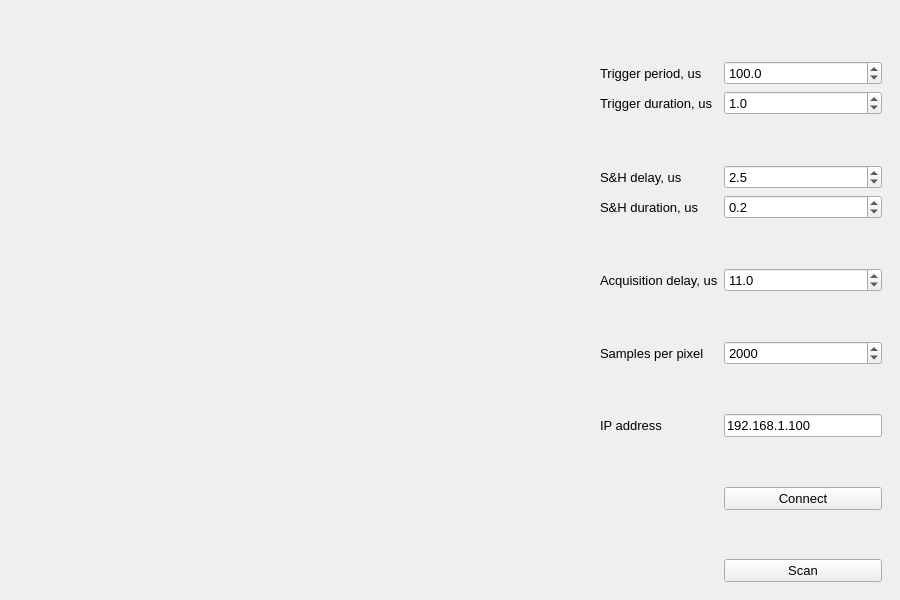
<?xml version="1.0" encoding="UTF-8"?>
<ui version="4.0">
 <class>Scanner</class>
 <widget class="QMainWindow" name="Scanner">
  <property name="geometry">
   <rect>
    <x>0</x>
    <y>0</y>
    <width>900</width>
    <height>600</height>
   </rect>
  </property>
  <property name="windowTitle">
   <string>Scanner</string>
  </property>
  <widget class="QWidget" name="centralWidget">
   <property name="minimumSize">
    <size>
     <width>800</width>
     <height>600</height>
    </size>
   </property>
   <layout class="QHBoxLayout" name="horizontalLayout">
    <item>
     <widget class="QWidget" name="plotWidget" native="true">
      <property name="sizePolicy">
       <sizepolicy hsizetype="Expanding" vsizetype="Preferred">
        <horstretch>0</horstretch>
        <verstretch>0</verstretch>
       </sizepolicy>
      </property>
      <property name="minimumSize">
       <size>
        <width>0</width>
        <height>0</height>
       </size>
      </property>
      <layout class="QVBoxLayout" name="plotLayout"/>
     </widget>
    </item>
    <item>
     <widget class="QWidget" name="controlWidget" native="true">
      <property name="sizePolicy">
       <sizepolicy hsizetype="Maximum" vsizetype="Preferred">
        <horstretch>0</horstretch>
        <verstretch>0</verstretch>
       </sizepolicy>
      </property>
      <property name="minimumSize">
       <size>
        <width>300</width>
        <height>0</height>
       </size>
      </property>
      <property name="font">
       <font>
        <pointsize>10</pointsize>
       </font>
      </property>
      <layout class="QFormLayout" name="formLayout">
       <property name="fieldGrowthPolicy">
        <enum>QFormLayout::AllNonFixedFieldsGrow</enum>
       </property>
       <item row="0" column="1">
        <spacer name="spacer_0">
         <property name="orientation">
          <enum>Qt::Vertical</enum>
         </property>
         <property name="sizeHint" stdset="0">
          <size>
           <width>20</width>
           <height>40</height>
          </size>
         </property>
        </spacer>
       </item>
       <item row="1" column="0">
        <widget class="QLabel" name="periodLabel">
         <property name="text">
          <string>Trigger period, us</string>
         </property>
        </widget>
       </item>
       <item row="1" column="1">
        <widget class="QDoubleSpinBox" name="periodValue">
         <property name="decimals">
          <number>1</number>
         </property>
         <property name="minimum">
          <double>2.000000000000000</double>
         </property>
         <property name="maximum">
          <double>1000.000000000000000</double>
         </property>
         <property name="singleStep">
          <double>0.100000000000000</double>
         </property>
         <property name="value">
          <double>100.000000000000000</double>
         </property>
        </widget>
       </item>
       <item row="3" column="1">
        <spacer name="spacer_1">
         <property name="orientation">
          <enum>Qt::Vertical</enum>
         </property>
         <property name="sizeHint" stdset="0">
          <size>
           <width>20</width>
           <height>40</height>
          </size>
         </property>
        </spacer>
       </item>
       <item row="4" column="0">
        <widget class="QLabel" name="shdelayLabel">
         <property name="text">
          <string>S&amp;H delay, us</string>
         </property>
        </widget>
       </item>
       <item row="4" column="1">
        <widget class="QDoubleSpinBox" name="shdelayValue">
         <property name="decimals">
          <number>1</number>
         </property>
         <property name="minimum">
          <double>0.000000000000000</double>
         </property>
         <property name="maximum">
          <double>1000.000000000000000</double>
         </property>
         <property name="singleStep">
          <double>0.100000000000000</double>
         </property>
         <property name="value">
          <double>2.500000000000000</double>
         </property>
        </widget>
       </item>
       <item row="7" column="0">
        <widget class="QLabel" name="acqdelayLabel">
         <property name="text">
          <string>Acquisition delay, us</string>
         </property>
        </widget>
       </item>
       <item row="7" column="1">
        <widget class="QDoubleSpinBox" name="acqdelayValue">
         <property name="decimals">
          <number>1</number>
         </property>
         <property name="minimum">
          <double>0.000000000000000</double>
         </property>
         <property name="maximum">
          <double>1000.000000000000000</double>
         </property>
         <property name="singleStep">
          <double>0.100000000000000</double>
         </property>
         <property name="value">
          <double>11.000000000000000</double>
         </property>
        </widget>
       </item>
       <item row="9" column="0">
        <widget class="QLabel" name="samplesLabel">
         <property name="text">
          <string>Samples per pixel</string>
         </property>
        </widget>
       </item>
       <item row="9" column="1">
        <widget class="QSpinBox" name="samplesValue">
         <property name="minimum">
          <number>5</number>
         </property>
         <property name="maximum">
          <number>10000</number>
         </property>
         <property name="singleStep">
          <number>5</number>
         </property>
         <property name="value">
          <number>2000</number>
         </property>
        </widget>
       </item>
       <item row="10" column="1">
        <spacer name="spacer_4">
         <property name="orientation">
          <enum>Qt::Vertical</enum>
         </property>
         <property name="sizeHint" stdset="0">
          <size>
           <width>20</width>
           <height>40</height>
          </size>
         </property>
        </spacer>
       </item>
       <item row="11" column="0">
        <widget class="QLabel" name="addrLabel">
         <property name="text">
          <string>IP address</string>
         </property>
        </widget>
       </item>
       <item row="11" column="1">
        <widget class="QLineEdit" name="addrValue">
         <property name="text">
          <string>192.168.1.100</string>
         </property>
        </widget>
       </item>
       <item row="12" column="1">
        <spacer name="spacer_5">
         <property name="orientation">
          <enum>Qt::Vertical</enum>
         </property>
         <property name="sizeHint" stdset="0">
          <size>
           <width>20</width>
           <height>40</height>
          </size>
         </property>
        </spacer>
       </item>
       <item row="13" column="1">
        <widget class="QPushButton" name="connectButton">
         <property name="text">
          <string>Connect</string>
         </property>
        </widget>
       </item>
       <item row="6" column="1">
        <spacer name="spacer_2">
         <property name="orientation">
          <enum>Qt::Vertical</enum>
         </property>
         <property name="sizeHint" stdset="0">
          <size>
           <width>20</width>
           <height>40</height>
          </size>
         </property>
        </spacer>
       </item>
       <item row="5" column="1">
        <widget class="QDoubleSpinBox" name="shtimeValue">
         <property name="decimals">
          <number>1</number>
         </property>
         <property name="minimum">
          <double>0.100000000000000</double>
         </property>
         <property name="maximum">
          <double>1000.000000000000000</double>
         </property>
         <property name="singleStep">
          <double>0.100000000000000</double>
         </property>
         <property name="value">
          <double>0.200000000000000</double>
         </property>
        </widget>
       </item>
       <item row="5" column="0">
        <widget class="QLabel" name="shtimeLabel">
         <property name="text">
          <string>S&amp;H duration, us</string>
         </property>
        </widget>
       </item>
       <item row="8" column="1">
        <spacer name="spacer_3">
         <property name="orientation">
          <enum>Qt::Vertical</enum>
         </property>
         <property name="sizeHint" stdset="0">
          <size>
           <width>20</width>
           <height>40</height>
          </size>
         </property>
        </spacer>
       </item>
       <item row="15" column="1">
        <widget class="QPushButton" name="scanButton">
         <property name="text">
          <string>Scan</string>
         </property>
        </widget>
       </item>
       <item row="14" column="1">
        <spacer name="verticalSpacer">
         <property name="orientation">
          <enum>Qt::Vertical</enum>
         </property>
         <property name="sizeHint" stdset="0">
          <size>
           <width>20</width>
           <height>40</height>
          </size>
         </property>
        </spacer>
       </item>
       <item row="2" column="1">
        <widget class="QDoubleSpinBox" name="trgtimeValue">
         <property name="decimals">
          <number>1</number>
         </property>
         <property name="minimum">
          <double>0.100000000000000</double>
         </property>
         <property name="maximum">
          <double>1000.000000000000000</double>
         </property>
         <property name="singleStep">
          <double>0.100000000000000</double>
         </property>
         <property name="value">
          <double>1.000000000000000</double>
         </property>
        </widget>
       </item>
       <item row="2" column="0">
        <widget class="QLabel" name="trgtimeLabel">
         <property name="text">
          <string>Trigger duration, us</string>
         </property>
        </widget>
       </item>
      </layout>
     </widget>
    </item>
   </layout>
  </widget>
 </widget>
 <resources/>
 <connections/>
</ui>
